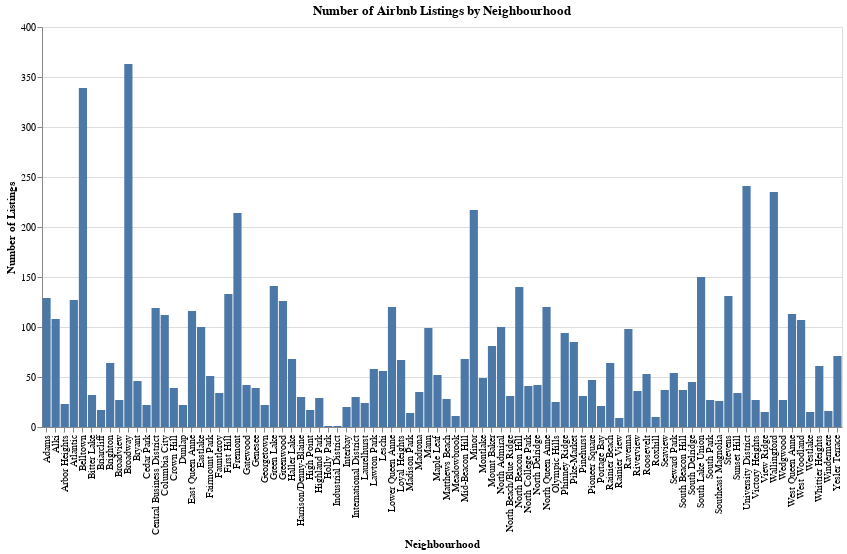
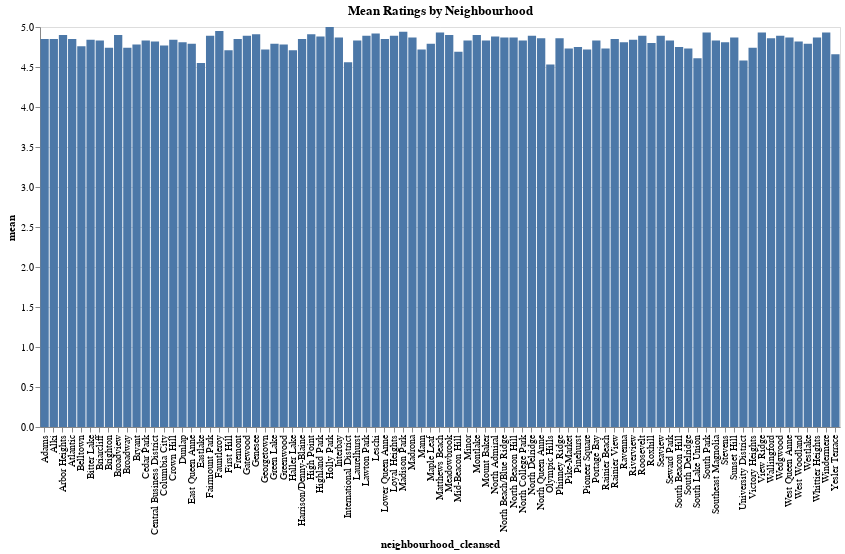

Notebook code for these charts, in order:
### Markdown cell above
# Results
## 1. Which neighborhoods in Seattle are the most popular for Airbnbs?
I found that Broadway and Belltown had the highest number of listings in Seattle, by far. These did not
surprise me, as waterfront properties and listings in the heart of Capitol Hill's bustling streets have lots of
activities for visitors. I also found that Holly Park and the Industrial District were the least popular; this could be that they have less restaurants and activities, are more expensive to purchase properties, or are more
dangerous. Interestingly, I also found that Holly Park had the highest Airbnb rating, which could be due to a
lack of Airbnbs there. Visualizations below.
## 2. Which neighborhoods in Seattle contain the most expensive Airbnbs?
My map found that expensive Airbnbs were fairly evenly distributed among different neighborhoods, with a
weak correlation of waterfront properties being more expensive. I also found that the majority of Airbnbs
are less than $750, with 99.9% of Airbnbs being less than $2100.
## 3. Given different factors, which Airbnbs are predicted to be popular?
I found that decision tree binary classification consistently had the highest accuracy of the three methods I
used, and is the easiest to understand when visualized. It found that Airbnbs that are cheaper than $145.5
and accomodate less than 9.5 people are most likely to be popular. While this means this is a correlation, it
is also possible that these Airbnbs are just booked more often due to affordability and accomodation needs.
## 4. Does having a profile picture affect the popularity of a host's listing?
Surprisingly, my analysis found that the mean number of bookings for hosts with profile pictures was
actually less than those with a profile picture. However, the median for hosts with profile pictures is greater
than those without. This leads me to conclude that there are outliers with profile pictures and no bookings
that are affecting the mean, and my hypothesis can be neither proved nor disproved.

### Code cell
# 1. Which neighborhoods in Seattle are the most popular for Airbnbs?
"""
explore an interactive map of all listings in Seattle
"""
listing_gdf.explore(column="neighbourhood_group_cleansed")

"""
plots a bar chart with each neighborhood in Seattle (x-axis) and the number of Airbnbs as the y-axis
Made interactive using altair due to large num of neighbourhoods.
"""
neighbourhood_counts = listings.groupby("neighbourhood_cleansed").size().reset_index(name="count")

num_chart = alt.Chart(neighbourhood_counts).mark_bar().encode(
    x=alt.X("neighbourhood_cleansed:N", title="Neighbourhood"),
    y=alt.Y("count:Q", title="Number of Listings"),
    tooltip=["neighbourhood_cleansed", "count"]
).properties(
    width=800,
    height=400,
    title="Number of Airbnb Listings by Neighbourhood"
).interactive()

num_chart.display()


"""
plots a bar chart with each neighborhood in Seattle (x-axis) and the average rating of Airbnbs as the y-axis.
Made interactive using altair
"""
listing_df_clean = listings.dropna(subset=["review_scores_rating"])
neighbourhood_stats = listing_df_clean.groupby("neighbourhood_cleansed")["review_scores_rating"].agg(["mean", "count"])
neighbourhood_stats = neighbourhood_stats[neighbourhood_stats["count"] > 0]
neighbourhood_stats["mean"] = neighbourhood_stats["mean"].round(2)
mean_rating = neighbourhood_stats["mean"].to_dict()

neighbourhood_stats_altair = neighbourhood_stats.reset_index()

rating_chart = alt.Chart(neighbourhood_stats_altair).mark_bar().encode(
    x="neighbourhood_cleansed:N",
    y="mean:Q",
    tooltip=["neighbourhood_cleansed", "mean"]
).properties(
    width=800,
    height=400,
    title="Mean Ratings by Neighbourhood"
).interactive()

rating_chart.display()

unique = listings.neighbourhood_cleansed.unique()
assert len(unique) == 88, "Number of neighbourhoods does not match"

### Figure 1 — Vega-Lite specification as saved in the notebook (floating-point values rounded to 4 significant figures)
{"config": {"view": {"continuousWidth": 300, "continuousHeight": 300}}, "data": {"name": "data-713fb5c8fe85c8b678fe7067f0127ffe"}, "mark": {"type": "bar"}, "encoding": {"tooltip": [{"field": "neighbourhood_cleansed", "type": "nominal"}, {"field": "count", "type": "quantitative"}], "x": {"field": "neighbourhood_cleansed", "title": "Neighbourhood", "type": "nominal"}, "y": {"field": "count", "title": "Number of Listings", "type": "quantitative"}}, "height": 400, "params": [{"name": "param_1", "select": {"type": "interval", "encodings": ["x", "y"]}, "bind": "scales"}], "title": "Number of Airbnb Listings by Neighbourhood", "width": 800, "$schema": "https://vega.github.io/schema/vega-lite/v5.17.0.json", "datasets": {"data-713fb5c8fe85c8b678fe7067f0127ffe": [{"neighbourhood_cleansed": "Adams", "count": 129}, {"neighbourhood_cleansed": "Alki", "count": 108}, {"neighbourhood_cleansed": "Arbor Heights", "count": 23}, {"neighbourhood_cleansed": "Atlantic", "count": 127}, {"neighbourhood_cleansed": "Belltown", "count": 339}, {"neighbourhood_cleansed": "Bitter Lake", "count": 32}, {"neighbourhood_cleansed": "Briarcliff", "count": 17}, {"neighbourhood_cleansed": "Brighton", "count": 64}, {"neighbourhood_cleansed": "Broadview", "count": 27}, {"neighbourhood_cleansed": "Broadway", "count": 363}, {"neighbourhood_cleansed": "Bryant", "count": 46}, {"neighbourhood_cleansed": "Cedar Park", "count": 22}, {"neighbourhood_cleansed": "Central Business District", "count": 119}, {"neighbourhood_cleansed": "Columbia City", "count": 112}, {"neighbourhood_cleansed": "Crown Hill", "count": 39}, {"neighbourhood_cleansed": "Dunlap", "count": 22}, {"neighbourhood_cleansed": "East Queen Anne", "count": 116}, {"neighbourhood_cleansed": "Eastlake", "count": 100}, {"neighbourhood_cleansed": "Fairmount Park", "count": 51}, {"neighbourhood_cleansed": "Fauntleroy", "count": 34}, {"neighbourhood_cleansed": "First Hill", "count": 133}, {"neighbourhood_cleansed": "Fremont", "count": 214}, {"neighbourhood_cleansed": "Gatewood", "count": 42}, {"neighbourhood_cleansed": "Genesee", "count": 39}, {"neighbourhood_cleansed": "Georgetown", "count": 22}, {"neighbourhood_cleansed": "Green Lake", "count": 141}, {"neighbourhood_cleansed": "Greenwood", "count": 126}, {"neighbourhood_cleansed": "Haller Lake", "count": 68}, {"neighbourhood_cleansed": "Harrison/Denny-Blaine", "count": 30}, {"neighbourhood_cleansed": "High Point", "count": 17}, {"neighbourhood_cleansed": "Highland Park", "count": 29}, {"neighbourhood_cleansed": "Holly Park", "count": 1}, {"neighbourhood_cleansed": "Industrial District", "count": 1}, {"neighbourhood_cleansed": "Interbay", "count": 20}, {"neighbourhood_cleansed": "International District", "count": 30}, {"neighbourhood_cleansed": "Laurelhurst", "count": 24}, {"neighbourhood_cleansed": "Lawton Park", "count": 58}, {"neighbourhood_cleansed": "Leschi", "count": 56}, {"neighbourhood_cleansed": "Lower Queen Anne", "count": 120}, {"neighbourhood_cleansed": "Loyal Heights", "count": 67}, {"neighbourhood_cleansed": "Madison Park", "count": 14}, {"neighbourhood_cleansed": "Madrona", "count": 35}, {"neighbourhood_cleansed": "Mann", "count": 99}, {"neighbourhood_cleansed": "Maple Leaf", "count": 52}, {"neighbourhood_cleansed": "Matthews Beach", "count": 28}, {"neighbourhood_cleansed": "Meadowbrook", "count": 11}, {"neighbourhood_cleansed": "Mid-Beacon Hill", "count": 68}, {"neighbourhood_cleansed": "Minor", "count": 217}, {"neighbourhood_cleansed": "Montlake", "count": 49}, {"neighbourhood_cleansed": "Mount Baker", "count": 81}, {"neighbourhood_cleansed": "North Admiral", "count": 100}, {"neighbourhood_cleansed": "North Beach/Blue Ridge", "count": 31}, {"neighbourhood_cleansed": "North Beacon Hill", "count": 140}, {"neighbourhood_cleansed": "North College Park", "count": 41}, {"neighbourhood_cleansed": "North Delridge", "count": 42}, {"neighbourhood_cleansed": "North Queen Anne", "count": 120}, {"neighbourhood_cleansed": "Olympic Hills", "count": 25}, {"neighbourhood_cleansed": "Phinney Ridge", "count": 94}, {"neighbourhood_cleansed": "Pike-Market", "count": 85}, {"neighbourhood_cleansed": "Pinehurst", "count": 31}, {"neighbourhood_cleansed": "Pioneer Square", "count": 47}, {"neighbourhood_cleansed": "Portage Bay", "count": 21}, {"neighbourhood_cleansed": "Rainier Beach", "count": 64}, {"neighbourhood_cleansed": "Rainier View", "count": 9}, {"neighbourhood_cleansed": "Ravenna", "count": 98}, {"neighbourhood_cleansed": "Riverview", "count": 36}, {"neighbourhood_cleansed": "Roosevelt", "count": 53}, {"neighbourhood_cleansed": "Roxhill", "count": 10}, {"neighbourhood_cleansed": "Seaview", "count": 37}, {"neighbourhood_cleansed": "Seward Park", "count": 54}, {"neighbourhood_cleansed": "South Beacon Hill", "count": 37}, {"neighbourhood_cleansed": "South Delridge", "count": 45}, {"neighbourhood_cleansed": "South Lake Union", "count": 150}, {"neighbourhood_cleansed": "South Park", "count": 27}, {"neighbourhood_cleansed": "Southeast Magnolia", "count": 26}, {"neighbourhood_cleansed": "Stevens", "count": 131}, {"neighbourhood_cleansed": "Sunset Hill", "count": 34}, {"neighbourhood_cleansed": "University District", "count": 241}, {"neighbourhood_cleansed": "Victory Heights", "count": 27}, {"neighbourhood_cleansed": "View Ridge", "count": 15}, {"neighbourhood_cleansed": "Wallingford", "count": 235}, {"neighbourhood_cleansed": "Wedgwood", "count": 27}, {"neighbourhood_cleansed": "West Queen Anne", "count": 113}, {"neighbourhood_cleansed": "West Woodland", "count": 107}, {"neighbourhood_cleansed": "Westlake", "count": 15}, {"neighbourhood_cleansed": "Whittier Heights", "count": 61}, {"neighbourhood_cleansed": "Windermere", "count": 16}, {"neighbourhood_cleansed": "Yesler Terrace", "count": 71}]}}

### Figure 2 — Vega-Lite specification as saved in the notebook (floating-point values rounded to 4 significant figures)
{"config": {"view": {"continuousWidth": 300, "continuousHeight": 300}}, "data": {"name": "data-055c9f46ac5ae89456ce38d73de7f8c5"}, "mark": {"type": "bar"}, "encoding": {"tooltip": [{"field": "neighbourhood_cleansed", "type": "nominal"}, {"field": "mean", "type": "quantitative"}], "x": {"field": "neighbourhood_cleansed", "type": "nominal"}, "y": {"field": "mean", "type": "quantitative"}}, "height": 400, "params": [{"name": "param_2", "select": {"type": "interval", "encodings": ["x", "y"]}, "bind": "scales"}], "title": "Mean Ratings by Neighbourhood", "width": 800, "$schema": "https://vega.github.io/schema/vega-lite/v5.17.0.json", "datasets": {"data-055c9f46ac5ae89456ce38d73de7f8c5": [{"neighbourhood_cleansed": "Adams", "mean": 4.85, "count": 108}, {"neighbourhood_cleansed": "Alki", "mean": 4.85, "count": 100}, {"neighbourhood_cleansed": "Arbor Heights", "mean": 4.9, "count": 21}, {"neighbourhood_cleansed": "Atlantic", "mean": 4.85, "count": 101}, {"neighbourhood_cleansed": "Belltown", "mean": 4.76, "count": 281}, {"neighbourhood_cleansed": "Bitter Lake", "mean": 4.84, "count": 29}, {"neighbourhood_cleansed": "Briarcliff", "mean": 4.83, "count": 14}, {"neighbourhood_cleansed": "Brighton", "mean": 4.74, "count": 59}, {"neighbourhood_cleansed": "Broadview", "mean": 4.9, "count": 24}, {"neighbourhood_cleansed": "Broadway", "mean": 4.74, "count": 297}, {"neighbourhood_cleansed": "Bryant", "mean": 4.78, "count": 46}, {"neighbourhood_cleansed": "Cedar Park", "mean": 4.83, "count": 20}, {"neighbourhood_cleansed": "Central Business District", "mean": 4.82, "count": 85}, {"neighbourhood_cleansed": "Columbia City", "mean": 4.77, "count": 97}, {"neighbourhood_cleansed": "Crown Hill", "mean": 4.84, "count": 33}, {"neighbourhood_cleansed": "Dunlap", "mean": 4.81, "count": 22}, {"neighbourhood_cleansed": "East Queen Anne", "mean": 4.79, "count": 105}, {"neighbourhood_cleansed": "Eastlake", "mean": 4.55, "count": 56}, {"neighbourhood_cleansed": "Fairmount Park", "mean": 4.89, "count": 45}, {"neighbourhood_cleansed": "Fauntleroy", "mean": 4.95, "count": 28}, {"neighbourhood_cleansed": "First Hill", "mean": 4.71, "count": 94}, {"neighbourhood_cleansed": "Fremont", "mean": 4.85, "count": 205}, {"neighbourhood_cleansed": "Gatewood", "mean": 4.89, "count": 38}, {"neighbourhood_cleansed": "Genesee", "mean": 4.91, "count": 32}, {"neighbourhood_cleansed": "Georgetown", "mean": 4.72, "count": 21}, {"neighbourhood_cleansed": "Green Lake", "mean": 4.79, "count": 99}, {"neighbourhood_cleansed": "Greenwood", "mean": 4.78, "count": 123}, {"neighbourhood_cleansed": "Haller Lake", "mean": 4.71, "count": 65}, {"neighbourhood_cleansed": "Harrison/Denny-Blaine", "mean": 4.85, "count": 29}, {"neighbourhood_cleansed": "High Point", "mean": 4.91, "count": 16}, {"neighbourhood_cleansed": "Highland Park", "mean": 4.88, "count": 26}, {"neighbourhood_cleansed": "Holly Park", "mean": 5.0, "count": 1}, {"neighbourhood_cleansed": "Interbay", "mean": 4.87, "count": 10}, {"neighbourhood_cleansed": "International District", "mean": 4.56, "count": 28}, {"neighbourhood_cleansed": "Laurelhurst", "mean": 4.83, "count": 21}, {"neighbourhood_cleansed": "Lawton Park", "mean": 4.89, "count": 55}, {"neighbourhood_cleansed": "Leschi", "mean": 4.92, "count": 50}, {"neighbourhood_cleansed": "Lower Queen Anne", "mean": 4.85, "count": 90}, {"neighbourhood_cleansed": "Loyal Heights", "mean": 4.89, "count": 58}, {"neighbourhood_cleansed": "Madison Park", "mean": 4.94, "count": 12}, {"neighbourhood_cleansed": "Madrona", "mean": 4.87, "count": 31}, {"neighbourhood_cleansed": "Mann", "mean": 4.72, "count": 91}, {"neighbourhood_cleansed": "Maple Leaf", "mean": 4.79, "count": 50}, {"neighbourhood_cleansed": "Matthews Beach", "mean": 4.93, "count": 26}, {"neighbourhood_cleansed": "Meadowbrook", "mean": 4.9, "count": 10}, {"neighbourhood_cleansed": "Mid-Beacon Hill", "mean": 4.69, "count": 62}, {"neighbourhood_cleansed": "Minor", "mean": 4.83, "count": 188}, {"neighbourhood_cleansed": "Montlake", "mean": 4.9, "count": 41}, {"neighbourhood_cleansed": "Mount Baker", "mean": 4.83, "count": 77}, {"neighbourhood_cleansed": "North Admiral", "mean": 4.88, "count": 93}, {"neighbourhood_cleansed": "North Beach/Blue Ridge", "mean": 4.87, "count": 29}, {"neighbourhood_cleansed": "North Beacon Hill", "mean": 4.87, "count": 132}, {"neighbourhood_cleansed": "North College Park", "mean": 4.83, "count": 34}, {"neighbourhood_cleansed": "North Delridge", "mean": 4.89, "count": 40}, {"neighbourhood_cleansed": "North Queen Anne", "mean": 4.86, "count": 109}, {"neighbourhood_cleansed": "Olympic Hills", "mean": 4.53, "count": 21}, {"neighbourhood_cleansed": "Phinney Ridge", "mean": 4.86, "count": 83}, {"neighbourhood_cleansed": "Pike-Market", "mean": 4.73, "count": 68}, {"neighbourhood_cleansed": "Pinehurst", "mean": 4.75, "count": 26}, {"neighbourhood_cleansed": "Pioneer Square", "mean": 4.72, "count": 36}, {"neighbourhood_cleansed": "Portage Bay", "mean": 4.83, "count": 14}, {"neighbourhood_cleansed": "Rainier Beach", "mean": 4.73, "count": 53}, {"neighbourhood_cleansed": "Rainier View", "mean": 4.85, "count": 9}, {"neighbourhood_cleansed": "Ravenna", "mean": 4.81, "count": 74}, {"neighbourhood_cleansed": "Riverview", "mean": 4.84, "count": 31}, {"neighbourhood_cleansed": "Roosevelt", "mean": 4.89, "count": 50}, {"neighbourhood_cleansed": "Roxhill", "mean": 4.8, "count": 10}, {"neighbourhood_cleansed": "Seaview", "mean": 4.89, "count": 31}, {"neighbourhood_cleansed": "Seward Park", "mean": 4.83, "count": 51}, {"neighbourhood_cleansed": "South Beacon Hill", "mean": 4.75, "count": 36}, {"neighbourhood_cleansed": "South Delridge", "mean": 4.73, "count": 42}, {"neighbourhood_cleansed": "South Lake Union", "mean": 4.61, "count": 62}, {"neighbourhood_cleansed": "South Park", "mean": 4.93, "count": 23}, {"neighbourhood_cleansed": "Southeast Magnolia", "mean": 4.83, "count": 24}, {"neighbourhood_cleansed": "Stevens", "mean": 4.81, "count": 110}, {"neighbourhood_cleansed": "Sunset Hill", "mean": 4.87, "count": 33}, {"neighbourhood_cleansed": "University District", "mean": 4.58, "count": 211}, {"neighbourhood_cleansed": "Victory Heights", "mean": 4.74, "count": 24}, {"neighbourhood_cleansed": "View Ridge", "mean": 4.93, "count": 14}, {"neighbourhood_cleansed": "Wallingford", "mean": 4.86, "count": 207}, {"neighbourhood_cleansed": "Wedgwood", "mean": 4.89, "count": 25}, {"neighbourhood_cleansed": "West Queen Anne", "mean": 4.87, "count": 97}, {"neighbourhood_cleansed": "West Woodland", "mean": 4.82, "count": 78}, {"neighbourhood_cleansed": "Westlake", "mean": 4.79, "count": 14}, {"neighbourhood_cleansed": "Whittier Heights", "mean": 4.87, "count": 60}, {"neighbourhood_cleansed": "Windermere", "mean": 4.93, "count": 14}, {"neighbourhood_cleansed": "Yesler Terrace", "mean": 4.66, "count": 47}]}}
